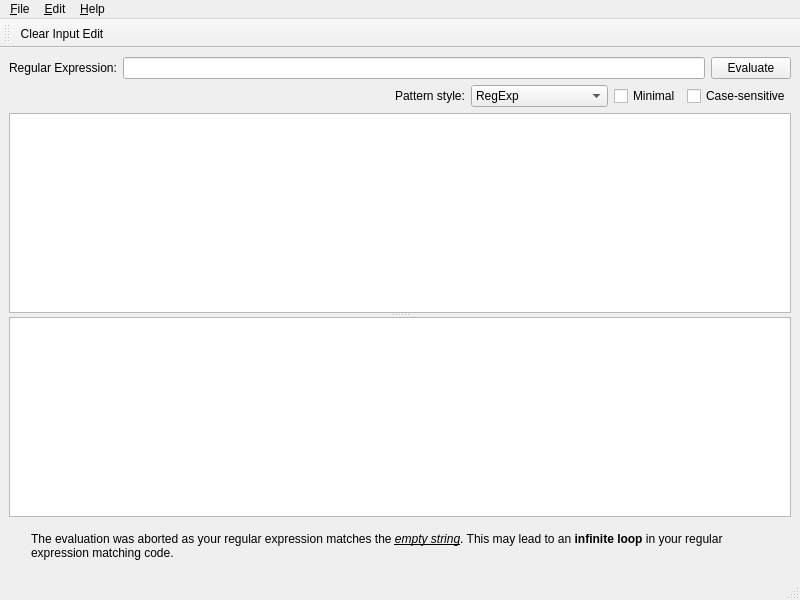
<?xml version="1.0" encoding="UTF-8"?>
<ui version="4.0">
 <class>MainWindow</class>
 <widget class="QMainWindow" name="MainWindow">
  <property name="geometry">
   <rect>
    <x>0</x>
    <y>0</y>
    <width>800</width>
    <height>600</height>
   </rect>
  </property>
  <property name="windowTitle">
   <string>Tool Bar</string>
  </property>
  <widget class="QWidget" name="centralwidget">
   <layout class="QVBoxLayout" name="verticalLayout">
    <item>
     <layout class="QHBoxLayout" name="horizontalLayout">
      <item>
       <widget class="QLabel" name="label">
        <property name="text">
         <string>Regular Expression:</string>
        </property>
       </widget>
      </item>
      <item>
       <widget class="QLineEdit" name="regexpLineEdit"/>
      </item>
      <item>
       <widget class="QPushButton" name="evalButton">
        <property name="text">
         <string>Evaluate</string>
        </property>
       </widget>
      </item>
     </layout>
    </item>
    <item>
     <layout class="QHBoxLayout" name="horizontalLayout_2">
      <item>
       <spacer name="horizontalSpacer">
        <property name="orientation">
         <enum>Qt::Horizontal</enum>
        </property>
        <property name="sizeHint" stdset="0">
         <size>
          <width>40</width>
          <height>20</height>
         </size>
        </property>
       </spacer>
      </item>
      <item>
       <widget class="QLabel" name="label_2">
        <property name="text">
         <string>Pattern style:</string>
        </property>
       </widget>
      </item>
      <item>
       <widget class="QComboBox" name="patternSyntaxComboBox">
        <item>
         <property name="text">
          <string>RegExp</string>
         </property>
        </item>
        <item>
         <property name="text">
          <string>RegExp2</string>
         </property>
        </item>
        <item>
         <property name="text">
          <string>Wildcard</string>
         </property>
        </item>
        <item>
         <property name="text">
          <string>WildcardUnix</string>
         </property>
        </item>
        <item>
         <property name="text">
          <string>FixedString</string>
         </property>
        </item>
        <item>
         <property name="text">
          <string>W3CXmlSchema11</string>
         </property>
        </item>
       </widget>
      </item>
      <item>
       <widget class="QCheckBox" name="minimalCheckBox">
        <property name="text">
         <string>Minimal</string>
        </property>
       </widget>
      </item>
      <item>
       <widget class="QCheckBox" name="caseSensitivityCheckBox">
        <property name="text">
         <string>Case-sensitive</string>
        </property>
       </widget>
      </item>
     </layout>
    </item>
    <item>
     <widget class="QSplitter" name="splitter">
      <property name="orientation">
       <enum>Qt::Vertical</enum>
      </property>
      <widget class="QPlainTextEdit" name="inputEdit"/>
      <widget class="QTreeView" name="resultView">
       <property name="alternatingRowColors">
        <bool>true</bool>
       </property>
      </widget>
     </widget>
    </item>
    <item>
     <widget class="QWidget" name="warningWidget" native="true">
      <layout class="QHBoxLayout" name="horizontalLayout_3" stretch="0,1">
       <item>
        <widget class="QLabel" name="emptyStringMatchedIconLabel">
         <property name="text">
          <string/>
         </property>
         <property name="alignment">
          <set>Qt::AlignCenter</set>
         </property>
        </widget>
       </item>
       <item>
        <widget class="QLabel" name="emptyStringMatchedLabel">
         <property name="text">
          <string>&lt;!DOCTYPE HTML PUBLIC &quot;-//W3C//DTD HTML 4.0//EN&quot; &quot;http://www.w3.org/TR/REC-html40/strict.dtd&quot;&gt;
&lt;html&gt;&lt;head&gt;&lt;meta name=&quot;qrichtext&quot; content=&quot;1&quot; /&gt;&lt;style type=&quot;text/css&quot;&gt;
p, li { white-space: pre-wrap; }
&lt;/style&gt;&lt;/head&gt;&lt;body style=&quot; font-family:'Sans Serif'; font-size:9pt; font-weight:400; font-style:normal;&quot;&gt;
&lt;table border=&quot;0&quot; style=&quot;-qt-table-type: root; margin-top:4px; margin-bottom:4px; margin-left:4px; margin-right:4px;&quot;&gt;
&lt;tr&gt;
&lt;td style=&quot;border: none;&quot;&gt;
&lt;p style=&quot; margin-top:0px; margin-bottom:0px; margin-left:0px; margin-right:0px; -qt-block-indent:0; text-indent:0px;&quot;&gt;The evaluation was aborted as your regular expression matches the &lt;span style=&quot; font-style:italic; text-decoration: underline;&quot;&gt;empty&lt;/span&gt;&lt;span style=&quot; text-decoration: underline;&quot;&gt; &lt;/span&gt;&lt;span style=&quot; font-style:italic; text-decoration: underline;&quot;&gt;string&lt;/span&gt;. This may lead to an &lt;span style=&quot; font-weight:600;&quot;&gt;infinite loop&lt;/span&gt; in your regular expression matching code.&lt;/p&gt;&lt;/td&gt;&lt;/tr&gt;&lt;/table&gt;&lt;/body&gt;&lt;/html&gt;</string>
         </property>
         <property name="wordWrap">
          <bool>true</bool>
         </property>
        </widget>
       </item>
      </layout>
     </widget>
    </item>
   </layout>
  </widget>
  <widget class="QMenuBar" name="menubar">
   <property name="geometry">
    <rect>
     <x>0</x>
     <y>0</y>
     <width>800</width>
     <height>21</height>
    </rect>
   </property>
   <widget class="QMenu" name="menu_File">
    <property name="title">
     <string>&amp;File</string>
    </property>
    <addaction name="openAct"/>
    <addaction name="separator"/>
    <addaction name="quitAct"/>
   </widget>
   <widget class="QMenu" name="menu_Edit">
    <property name="title">
     <string>&amp;Edit</string>
    </property>
    <addaction name="clearInputEditAct"/>
    <addaction name="clearRegExpEditAct"/>
    <addaction name="separator"/>
    <addaction name="evaluateAct"/>
   </widget>
   <widget class="QMenu" name="menu_Help">
    <property name="title">
     <string>&amp;Help</string>
    </property>
    <addaction name="aboutAct"/>
   </widget>
   <addaction name="menu_File"/>
   <addaction name="menu_Edit"/>
   <addaction name="menu_Help"/>
  </widget>
  <widget class="QStatusBar" name="statusbar"/>
  <widget class="QToolBar" name="toolBar">
   <property name="windowTitle">
    <string>Tool Bar</string>
   </property>
   <attribute name="toolBarArea">
    <enum>TopToolBarArea</enum>
   </attribute>
   <attribute name="toolBarBreak">
    <bool>false</bool>
   </attribute>
   <addaction name="clearInputEditAct"/>
  </widget>
  <action name="openAct">
   <property name="text">
    <string>&amp;Open</string>
   </property>
   <property name="shortcut">
    <string>Ctrl+O</string>
   </property>
  </action>
  <action name="quitAct">
   <property name="text">
    <string>&amp;Quit</string>
   </property>
  </action>
  <action name="evaluateAct">
   <property name="text">
    <string>&amp;Evaluate</string>
   </property>
   <property name="shortcut">
    <string>Ctrl+R</string>
   </property>
  </action>
  <action name="aboutAct">
   <property name="text">
    <string>&amp;About</string>
   </property>
  </action>
  <action name="clearInputEditAct">
   <property name="text">
    <string>Clear Input Edit</string>
   </property>
   <property name="shortcut">
    <string>Ctrl+L</string>
   </property>
  </action>
  <action name="clearRegExpEditAct">
   <property name="text">
    <string>Clear RegExp Edit</string>
   </property>
   <property name="shortcut">
    <string>Ctrl+K</string>
   </property>
  </action>
 </widget>
 <tabstops>
  <tabstop>regexpLineEdit</tabstop>
  <tabstop>inputEdit</tabstop>
  <tabstop>patternSyntaxComboBox</tabstop>
  <tabstop>minimalCheckBox</tabstop>
  <tabstop>caseSensitivityCheckBox</tabstop>
  <tabstop>evalButton</tabstop>
  <tabstop>resultView</tabstop>
 </tabstops>
 <resources/>
 <connections/>
</ui>
